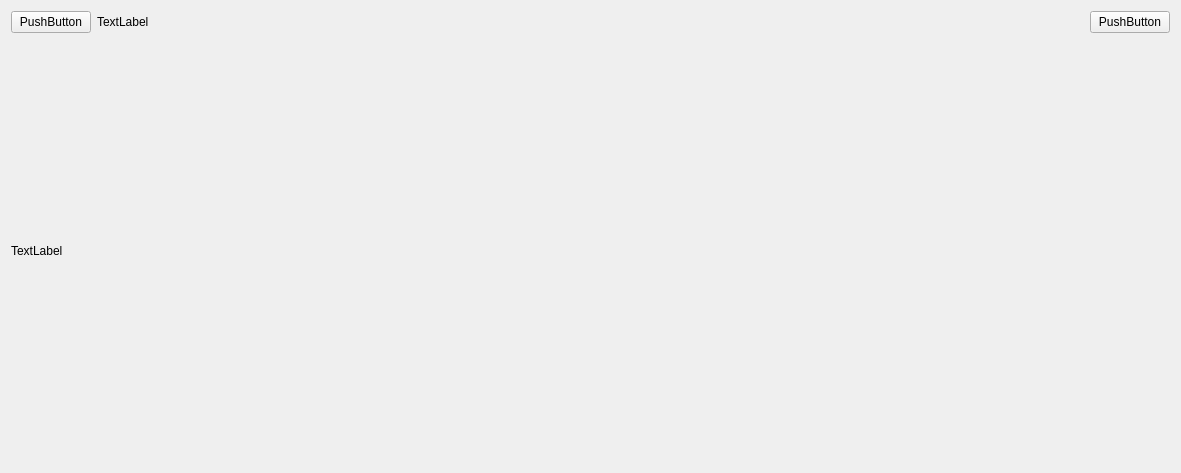
<?xml version="1.0" encoding="UTF-8"?>
<ui version="4.0">
 <class>ApplicationDashboard</class>
 <widget class="QWidget" name="ApplicationDashboard">
  <property name="geometry">
   <rect>
    <x>0</x>
    <y>0</y>
    <width>1181</width>
    <height>473</height>
   </rect>
  </property>
  <property name="windowTitle">
   <string>Application Dashboard</string>
  </property>
  <layout class="QVBoxLayout" name="verticalLayout">
   <item>
    <layout class="QHBoxLayout" name="horizontalLayout">
     <item>
      <widget class="QPushButton" name="backButton">
       <property name="text">
        <string>PushButton</string>
       </property>
      </widget>
     </item>
     <item>
      <widget class="QLabel" name="titleLabel">
       <property name="text">
        <string>TextLabel</string>
       </property>
      </widget>
     </item>
     <item>
      <spacer name="horizontalSpacer">
       <property name="orientation">
        <enum>Qt::Orientation::Horizontal</enum>
       </property>
       <property name="sizeHint" stdset="0">
        <size>
         <width>40</width>
         <height>20</height>
        </size>
       </property>
      </spacer>
     </item>
     <item>
      <widget class="QPushButton" name="refreshButton">
       <property name="text">
        <string>PushButton</string>
       </property>
      </widget>
     </item>
    </layout>
   </item>
   <item>
    <layout class="QGridLayout" name="gridLayout"/>
   </item>
   <item>
    <layout class="QHBoxLayout" name="horizontalLayout_2">
     <item>
      <widget class="QLabel" name="statusLabel">
       <property name="text">
        <string>TextLabel</string>
       </property>
      </widget>
     </item>
    </layout>
   </item>
  </layout>
 </widget>
 <resources/>
 <connections/>
</ui>
